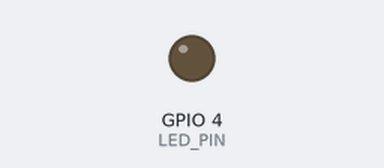
Bench run of a sketch on a simulated ESP32. Parts: output pins drawn as LEDs (lit = HIGH). WiFi joins after 1.5 s; servers stay silent unless stated; what the sketch prints to the serial monitor is not drawn.

Above: at 0.1 s.
At 12.6 s:
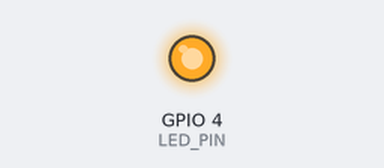
Timing chart, 0 to 14.1 s (numbered marks = the images above):
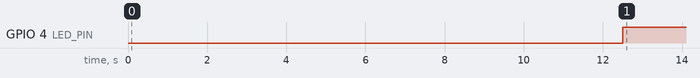

Measured:
- by itself, GPIO 4 (LED_PIN): LOW → HIGH at 12.5 s

The sketch:

panic_button.ino
```cpp
#include <WiFi.h>
#include <WiFiClientSecure.h>
#include <HTTPClient.h>
#include <UniversalTelegramBot.h>
#include <ArduinoJson.h>

// 🔹 Your WiFi details
const char* WIFI_SSID = "Galaxy M34 5G B04E";
const char* WIFI_PASSWORD = "#@$@$87493";

// 🔹 Telegram Bot details
const char* BOT_TOKEN = "8351178531:AAHvZoPLV7VIWHxIMpl7hNVZudCsHe_zPrE";
const char* CHAT_ID = "6687972945";  // No spaces!

// 🔹 Pin configuration
#define BUTTON_PIN 2   // back to your original D2
#define LED_PIN    4

WiFiClientSecure client;
UniversalTelegramBot bot(BOT_TOKEN, client);

bool demoDone = false;
bool buttonPressed = false;

void connectWiFi() {
  if (WiFi.status() == WL_CONNECTED) return;

  Serial.println("📶 Connecting to WiFi...");
  WiFi.begin(WIFI_SSID, WIFI_PASSWORD);

  int retries = 0;
  while (WiFi.status() != WL_CONNECTED && retries < 20) {
    delay(500);
    Serial.print(".");
    retries++;
  }

  if (WiFi.status() == WL_CONNECTED) {
    Serial.println("\n✅ Connected to WiFi!");
  } else {
    Serial.println("\n❌ Failed to connect to WiFi");
  }

  client.setInsecure();
}

void sendPanicMessage() {
  if (WiFi.status() != WL_CONNECTED) {
    connectWiFi();
  }

  WiFiClientSecure newClient;
  newClient.setInsecure();
  UniversalTelegramBot newBot(BOT_TOKEN, newClient);

  if (newBot.sendMessage(CHAT_ID, "🚨 Panic Alert! Please check immediately!", "")) {
    Serial.println("✅ Message sent to Telegram");
  } else {
    Serial.println("❌ Failed to send message");
  }
}

void setup() {
  pinMode(BUTTON_PIN, INPUT_PULLUP);
  pinMode(LED_PIN, OUTPUT);
  Serial.begin(115200);

  connectWiFi();
  delay(1000);
  Serial.println("System Ready ✅");
  Serial.println("Press the Panic Button to trigger alert!");


  delay(10000);
  if (!demoDone) {
    for (int i = 0; i < 15; i++) {
      Serial.println("🚨 Panic button pressed! (Simulated)");
      digitalWrite(LED_PIN, HIGH);
      sendPanicMessage();
      delay(15000);
    }
    digitalWrite(LED_PIN, LOW);
    demoDone = true;

  }
}

void loop() {
  // You can still press manually — won't affect demo
  int buttonState = digitalRead(BUTTON_PIN);

  if (buttonState == LOW && !buttonPressed) {
    buttonPressed = true;
    Serial.println("🚨 Panic button pressed!");
    digitalWrite(LED_PIN, HIGH);
    sendPanicMessage();
    delay(2000);
  } else if (buttonState == HIGH) {
    buttonPressed = false;
    digitalWrite(LED_PIN, LOW);
  }
}
```
